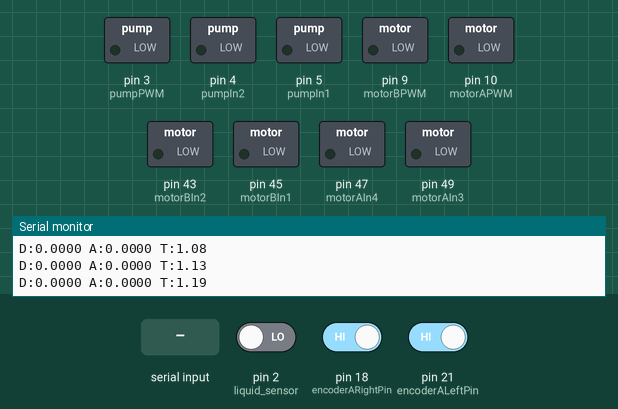
Recording of a sketch running on a simulated Arduino Mega 2560, built with avr-gcc and run on an emulated ATmega2560. Shown: switched loads named in the sketch (green lamp = pin HIGH), the last lines printed to the serial monitor. The test bench sets the inputs (shaded band); at power-on: pin 2 (liquid_sensor) LOW, pin 18 (encoderARightPin) HIGH, pin 21 (encoderALeftPin) HIGH.

Above: at 1.2 s.
1.3 s: "L" received over Serial
At 2.4 s:
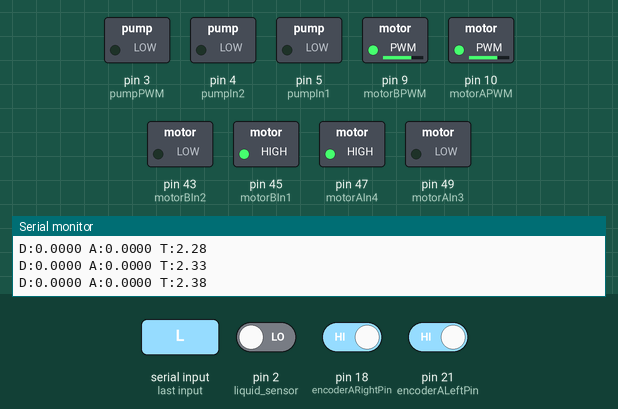
2.8 s: byte 80 ('P') received over Serial
At 3.7 s:
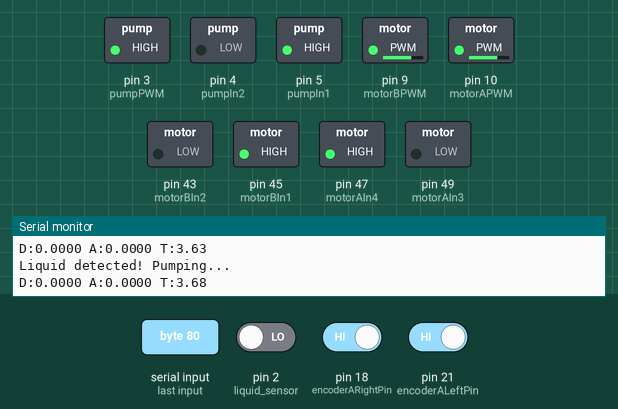
4.3 s: "F" received over Serial
At 5.3 s:
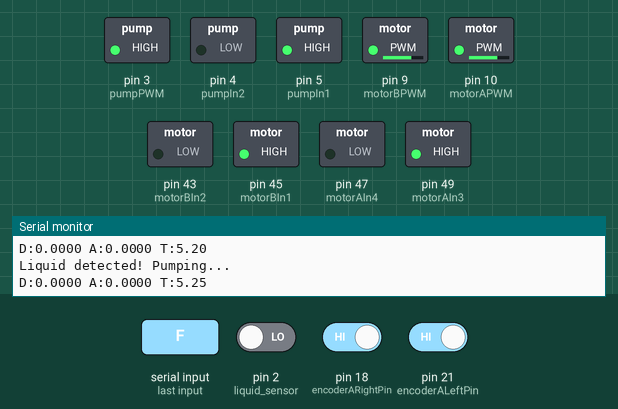
5.8 s: pin 2 (liquid_sensor) driven HIGH
At 6.5 s:
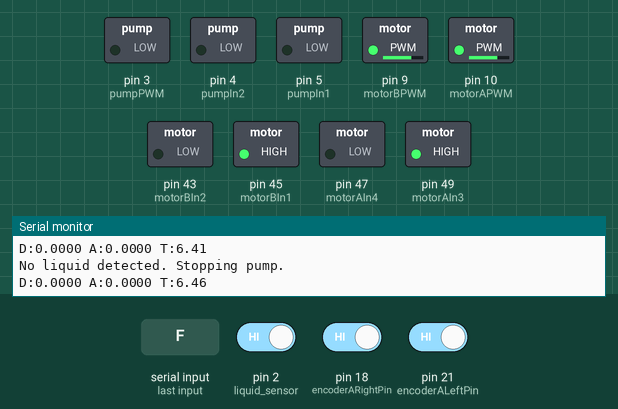
7.3 s: "f" received over Serial
At 8.4 s:
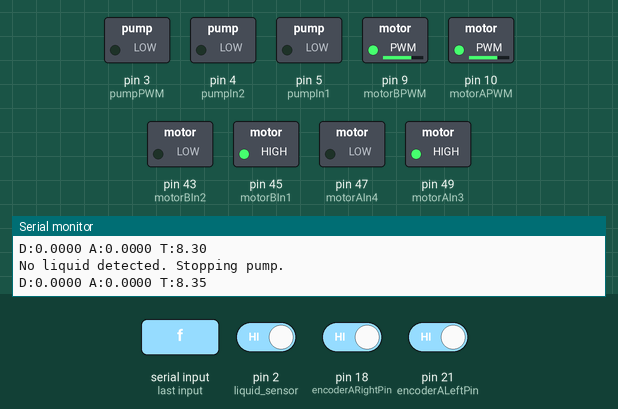
8.8 s: "R" received over Serial
At 9.8 s:
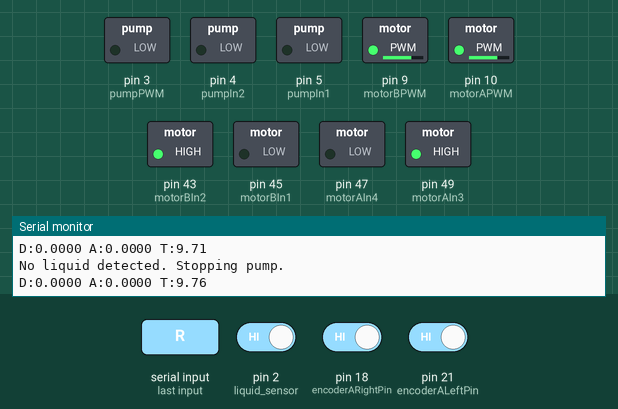
Timing chart, 0 to 11.3 s (numbered marks = the images above; inputs shaded):
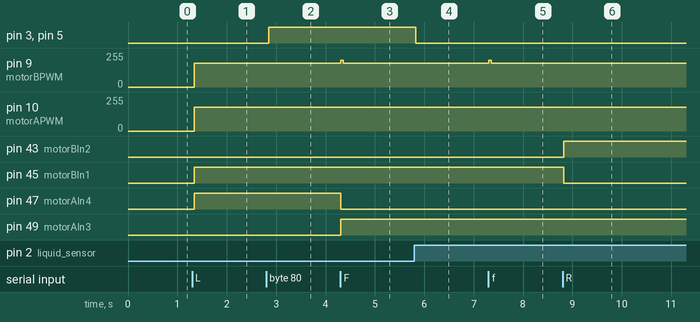

The sketch:

keyboard_control.ino
```cpp
// motor A pins
const int motorAIn4 = 47;
const int motorAIn3 = 49;
const int motorAPWM = 10;

// motor B pins
const int motorBIn2 = 43;
const int motorBIn1 = 45;
const int motorBPWM = 9;

// pump control pins
const int pumpIn1 = 5;
const int pumpIn2 = 4;
const int pumpPWM = 3;
const int liquid_sensor = 2;  // non contct liquid sensor pin

// encoder pins
const int encoderALeftPin = 21;  // yellow
const int encoderBLeftPin = 20;  // green
const int encoderARightPin = 18; // yellow
const int encoderBRightPin = 19; // green

// encoder counts (signed for direction)
volatile int leftEncoderCount = 0;
volatile int rightEncoderCount = 0;
float totalLinearDistance = 0.0; // store total linear distance

// motor and wheel specs
const float wheelDiameter = 0.065; // 65mm = 0.065m as per datasheet
const int ppr = 11; // pulses per revolution as per datasheet
const int gear_ratio = 150; // 150:1 gear reduction as per datasheet
const float wheelbase = 0.33; // distance between wheels in meters based on physical setup
const float scale_factor = 2.0; // scaling factor for distance calculation

// state tracking
bool isRotating = false; // whether robot is turning
bool isMoving = false; // whether motors are active
int motorState = 0; // 0=stop, 1=forward, 2=backward, 3=left, 4=right

// calculated constants
const float wheelCircumference = PI * wheelDiameter;
const float counts_per_wheel_rev = ppr * 4 * gear_ratio;  // quadrature encoding
const float distance_per_count = wheelCircumference / counts_per_wheel_rev;

int baseSpeed = 180;  // base motor speed

bool pumpActive = false;  // track if pump should be active

// PID constants
float Kp = 2.5, Ki = 0.1, Kd = 0.05;
float errorPrev = 0, errorIntegral = 0;
unsigned long lastPidTime = 0;

// last sent values to avoid duplicate output when stopped
float lastLinear = 0;
float lastAngular = 0;
unsigned long lastUpdateTime = 0;

// variables for final angular rotation
float totalAngularRotation = 0.0;  // store final cumulative angular rotation

// function Prototypes
void handleLeftEncoder();
void handleRightEncoder();
void handleSerialCommand();
void startPump();
void stopPump();
void updatePid();
void resetPid();
void moveForward();
void moveBackward();
void turnLeft();
void turnRight();
void stopMotors();
void setMotorSpeeds(int leftSpeed, int rightSpeed);

void setup() {
    Serial.begin(115200);

    // initialise motor control pins
    pinMode(motorAIn4, OUTPUT);
    pinMode(motorAIn3, OUTPUT);
    pinMode(motorAPWM, OUTPUT);
    pinMode(motorBIn2, OUTPUT);
    pinMode(motorBIn1, OUTPUT);
    pinMode(motorBPWM, OUTPUT);

    // initialise pump control pins
    pinMode(pumpIn1, OUTPUT);
    pinMode(pumpIn2, OUTPUT);
    pinMode(pumpPWM, OUTPUT);
    pinMode(liquid_sensor, INPUT);

    // initialise encoder pins
    pinMode(encoderALeftPin, INPUT_PULLUP);
    pinMode(encoderBLeftPin, INPUT_PULLUP);
    pinMode(encoderARightPin, INPUT_PULLUP);
    pinMode(encoderBRightPin, INPUT_PULLUP);

    // attach encoder interrupts with CHANGE for better quadrature detection
    attachInterrupt(digitalPinToInterrupt(encoderALeftPin), handleLeftEncoder, CHANGE);
    attachInterrupt(digitalPinToInterrupt(encoderARightPin), handleRightEncoder, CHANGE);

    // initilise motors to stopped state
    stopMotors();
}

void loop() {
    if (Serial.available() > 0) {
        handleSerialCommand();
    }

    // to call the PID controller only when moving straight
    if (isMoving && !isRotating) {
        updatePid();
    }

    // check the liquid sensor and control the pump accordingly
    if (pumpActive) {
        int liquid_level = digitalRead(liquid_sensor);
        if (liquid_level == LOW) {  // liquid detected
            Serial.println("Liquid detected! Pumping...");
            startPump();
        } else {  // no liquid detected
            Serial.println("No liquid detected. Stopping pump.");
            stopPump();  // stop pump if no liquid is detected
        }
    }

    // get current encoder distances
    float leftDist = leftEncoderCount * distance_per_count * scale_factor;
    float rightDist = rightEncoderCount * distance_per_count * scale_factor;

    // calculate odometry
    float linearChange = 0;
    float angularChange = 0;

    if (isMoving || isRotating) {
        // calculate linear and angular changes
        linearChange = (leftDist + rightDist) / 2.0;
        angularChange = (rightDist - leftDist) / wheelbase;

        // update total linear distance only when moving straight
        if (!isRotating) {
            totalLinearDistance += linearChange;
        }

        // accumulate the total angular rotation
        totalAngularRotation += angularChange;

        // reset encoder counts after processing
        leftEncoderCount = 0;
        rightEncoderCount = 0;
    }

    // use total distance for linear movement, final cumulative angle for angular
    float linear = totalLinearDistance;
    float angular = totalAngularRotation;

    // only send data if we're moving or values have changed
    unsigned long currentTime = millis();
    float timestamp = currentTime / 1000.0;

    // don't send duplicate data when stopped
    bool shouldSendData = isMoving ||
                          (linear != lastLinear) ||
                          (angular != lastAngular) ||
                          ((currentTime - lastUpdateTime) > 50); // force update every second

    if (shouldSendData) {
        // REGEX (regular expression) format for ROS compatibility
        Serial.print("D:");
        Serial.print(linear, 4);
        Serial.print(" A:");
        Serial.print(angular, 4);
        Serial.print(" T:");
        Serial.println(timestamp);
        lastLinear = linear;
        lastAngular = angular;
        lastUpdateTime = currentTime;
    }

    delay(50); // short delay to allow the pump logic to run smoothly
}

// encoder handlers with improved quadrature detection
void handleLeftEncoder() {
    static int lastA = LOW;
    int a = digitalRead(encoderALeftPin);
    int b = digitalRead(encoderBLeftPin);

    if (a != lastA) {
        if (b != a) {
            leftEncoderCount++;  // forward direction
        } else {
            leftEncoderCount--;  // backward direction
        }
        lastA = a;
    }
}

void handleRightEncoder() {
    static int lastA = LOW;
    int a = digitalRead(encoderARightPin);
    int b = digitalRead(encoderBRightPin);

    if (a != lastA) {
        if (b == a) {  // reverse phase relationship for right wheel
            rightEncoderCount++;  // forward direction
        } else {
            rightEncoderCount--;  // backward direction
        }
        lastA = a;
    }
}

void handleSerialCommand() {
    char command = Serial.read();
    switch (command) {
        case 'F': case 'f':
            resetPid();
            isRotating = false;
            motorState = 1;
            moveForward();
            break;
        case 'B': case 'b':
            resetPid();
            isRotating = false;
            motorState = 2;
            moveBackward();
            break;
        case 'L': case 'l':
            resetPid();
            isRotating = true;
            motorState = 3;
            turnLeft();
            break;
        case 'R': case 'r':
            resetPid();
            isRotating = true;
            motorState = 4;
            turnRight();
            break;
        case 'S': case 's':
            motorState = 0;
            stopMotors();
            break;
        case 'P': case 'p':
            pumpActive = true; // start the pump
            break;
        case 'O': case 'o':
            pumpActive = false; // stop the pump
            stopPump();
            break;
    }
}

// motor control functions
void moveForward() {
    isMoving = true;
    digitalWrite(motorAIn4, LOW);
    digitalWrite(motorAIn3, HIGH);
    digitalWrite(motorBIn2, LOW);
    digitalWrite(motorBIn1, HIGH);
    setMotorSpeeds(baseSpeed, 200);
}

void moveBackward() {
    isMoving = true;
    digitalWrite(motorAIn4, HIGH);
    digitalWrite(motorAIn3, LOW);
    digitalWrite(motorBIn2, HIGH);
    digitalWrite(motorBIn1, LOW);
    setMotorSpeeds(baseSpeed, baseSpeed);
}

void turnRight() {
    isMoving = false;
    digitalWrite(motorAIn4, LOW);
    digitalWrite(motorAIn3, HIGH);
    digitalWrite(motorBIn2, HIGH);
    digitalWrite(motorBIn1, LOW);
    setMotorSpeeds(baseSpeed, baseSpeed);

}

void turnLeft() {
    isMoving = false;
    digitalWrite(motorAIn4, HIGH);
    digitalWrite(motorAIn3, LOW);
    digitalWrite(motorBIn2, LOW);
    digitalWrite(motorBIn1, HIGH);
    setMotorSpeeds(baseSpeed, baseSpeed);
}

void stopMotors() {
    isMoving = false;
    setMotorSpeeds(0, 0);
}

void setMotorSpeeds(int leftSpeed, int rightSpeed) {
    analogWrite(motorAPWM, leftSpeed);
    analogWrite(motorBPWM, rightSpeed);
}

// Pump control functions
void startPump() {
    digitalWrite(pumpIn1, HIGH);
    digitalWrite(pumpIn2, LOW);
    analogWrite(pumpPWM, 255); // full speed
}

void stopPump() {
    digitalWrite(pumpIn1, LOW);
    digitalWrite(pumpIn2, LOW);
    analogWrite(pumpPWM, 0); // turn off pump
}

void resetPid() {
    errorPrev = 0;
    errorIntegral = 0;
    lastPidTime = millis();
}

void updatePid() {
    // calculate time since last update
    unsigned long currentTime = millis();
    float deltaTime = (currentTime - lastPidTime) / 1000.0; // convert to seconds
    lastPidTime = currentTime;

    // skip if time delta is too small
    if (deltaTime < 0.01) return;

    // calculate error (difference between left and right encoder counts)
    float leftDist = leftEncoderCount * distance_per_count;
    float rightDist = rightEncoderCount * distance_per_count;
    float error = leftDist - rightDist;

    // calculate PID terms
    float errorDerivative = (error - errorPrev) / deltaTime;
    errorIntegral += error * deltaTime;
    errorPrev = error;

    // anti-windup for integral term
    if (errorIntegral > 10) errorIntegral = 10;
    if (errorIntegral < -10) errorIntegral = -10;

    // calculate correction
    float correction = Kp * error + Ki * errorIntegral + Kd * errorDerivative;

    // apply correction to motor speeds
    int leftSpeed = baseSpeed;
    int rightSpeed = baseSpeed;

    // only apply correction when moving straight
    if (!isRotating && isMoving) {
        leftSpeed -= correction;
        rightSpeed += correction;

        // constrain speeds
        if (leftSpeed < 0) leftSpeed = 0;
        if (leftSpeed > 255) leftSpeed = 255;
        if (rightSpeed < 0) rightSpeed = 0;
        if (rightSpeed > 255) rightSpeed = 255;

        // apply the new speeds
        setMotorSpeeds(leftSpeed, rightSpeed);
    }
}
```

Measured:
- after the input at 1.3 s, pin 9 (motorBPWM), pin 10 (motorAPWM): 0/255 → 180/255 at once; pin 45 (motorBIn1), pin 47 (motorAIn4): LOW → HIGH at once
- after the input at 2.8 s, pin 3 (pumpPWM), pin 5 (pumpIn1): LOW → HIGH after 0.05 s
- after the input at 4.3 s, pin 9 (motorBPWM): 180/255 → 200/255 at once, → 180/255 0.05 s later; pin 47 (motorAIn4): HIGH → LOW at once; pin 49 (motorAIn3): LOW → HIGH at once
- after the input at 5.8 s, pin 3 (pumpPWM), pin 5 (pumpIn1): HIGH → LOW at once
- after the input at 7.3 s, pin 9 (motorBPWM): 180/255 → 200/255 at once, → 180/255 0.05 s later
- after the input at 8.8 s, pin 43 (motorBIn2): LOW → HIGH at once; pin 45 (motorBIn1): HIGH → LOW at once
